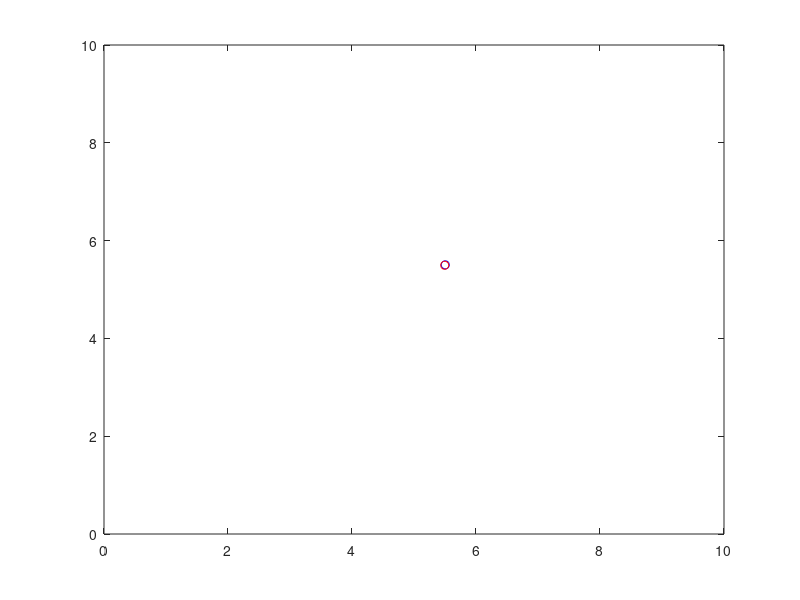

Source code (MATLAB): (Note: this script raises an error after producing the figure.)
clc
clear 
close all
%% Parameters
dt = 0.01;
x1 =1;
x2 =10;
y1=1;
y2 =10;
tf = 6.37;
t = 0:dt:tf;
Y = zeros(4, length(t));
D = zeros(1, length(t));

Y(:,1) = [1.0 ;10.0; 1.0; 10.0];
%% Euler Test
for i = 1: length(t)-1
    
dx2dt = (x1 - x2)/(sqrt ((x2 -x1)^2 + (y2-y1)^2));

dy2dt = (y1 - y2)/(sqrt ((x2 -x1)^2 + (y2-y1)^2));
	
dx1dt = (x2 - x1)/(sqrt ((x2 -x1)^2 + (y2-y1)^2));
	
dy1dt = (y2 - y1)/(sqrt ((x2 -x1)^2 + (y2-y1)^2));
    
    dY = [dx1dt; dx2dt; dy1dt; dy2dt];
    Y(:, i+1) = Y(:, i)+ dt *dY;
    

end


%uncomment this for animation plot
for i = 1:2800
 figure(1)
plot (Y(1, i), Y(3, i), 'bo');
hold on
xlim([0 10])
ylim ([0 10])
plot (Y(2,i), Y(4,i), 'ro');

hold off;

end

% figure(1)
% plot (Y(1,:), Y(3,:), 'b');
% hold on
% plot (Y(2,:), Y(4,:), 'r');
